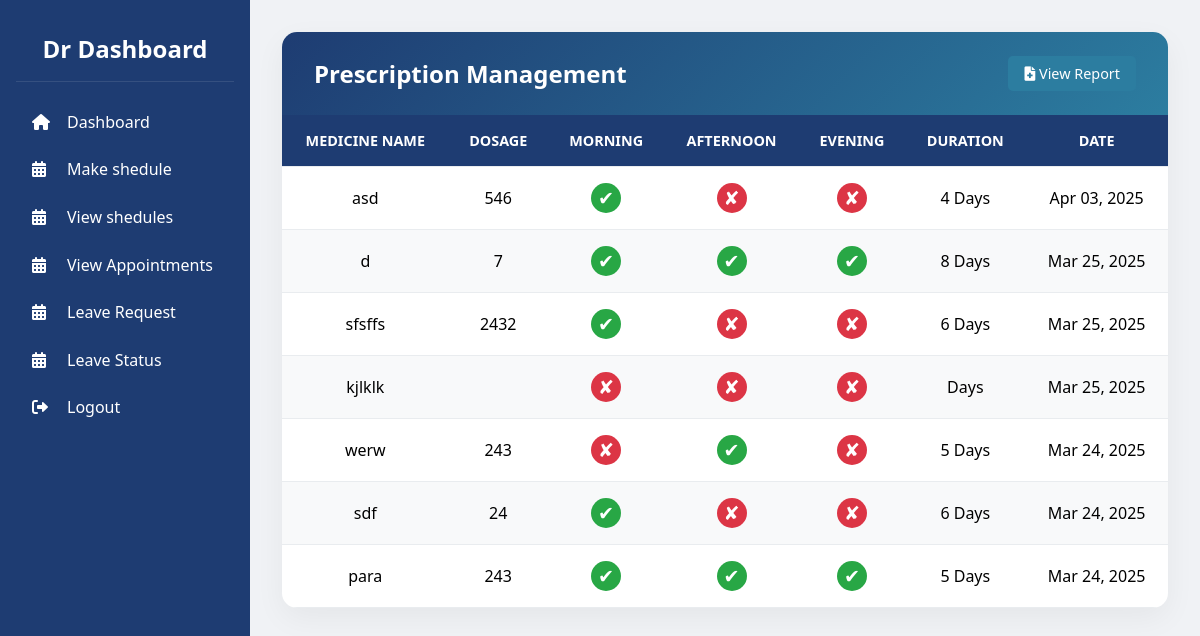
/doctor/prescription/13/, run on the app's committed database.
### doctor/models.py (models this page shows, shortened)
class Prescription(models.Model):
    shedule_id = models.ForeignKey(Sheduler, on_delete=models.CASCADE)
    userid = models.ForeignKey(user, on_delete=models.CASCADE)
    medicine_name = models.CharField(max_length=255)
    dosage = models.CharField(max_length=100)
    morning = models.BooleanField(default=False)
    afternoon = models.BooleanField(default=False)
    evening = models.BooleanField(default=False)
    duration = models.CharField(max_length=100)
    doctor_id=models.CharField(max_length=20)
    created_at = models.DateTimeField(auto_now_add=True)

### doctor/views.py (the view)
# urls.py: path('doctor/prescription/<int:userid>/', views.prescription_doctor_view, name='prescription_doctor_view'),
def prescription_doctor_view(request, userid):
    user_instance = get_object_or_404(user, id=userid)  # Get user instance correctly
    prescriptions = Prescription.objects.filter(userid=user_instance).order_by('-created_at')  # Use the instance
    return render(request, 'prescription_view.html', {
        'user': user_instance,
        'prescriptions': prescriptions
    })

### doctor/templates/prescription_view.html (shortened to what this page needs)
<!DOCTYPE html>
<html lang="en">
<head>
    <link rel="stylesheet" href="https://cdnjs.cloudflare.com/ajax/libs/font-awesome/6.0.0/css/all.min.css">
</head>
<body>
    <aside class="sidebar">
        <div class="sidebar-header">
            <h2>Dr Dashboard</h2>
        </div>
        <ul class="sidebar-menu">
            <li><a href="{% url 'doctordash' %}"><i class="fas fa-home"></i>Dashboard</a></li>
            <li><a href="{% url 'shedulerdoctor' %}"><i class="fas fa-calendar-alt"></i>Make shedule</a></li>
            <li><a href="{% url 'view_shedules' %}"><i class="fas fa-calendar-alt"></i>View shedules</a></li>
            <li><a href="{% url 'doctor_appointments' %}"><i class="fas fa-calendar-alt"></i>View Appointments</a></li>
            <li><a href="{% url 'leave' %}"><i class="fas fa-calendar-alt"></i>Leave Request</a></li>
            <li><a href="{% url 'leave_status' %}"><i class="fas fa-calendar-alt"></i>Leave Status</a></li>
            <li><a href="{% url 'logout_view' %}"><i class="fas fa-sign-out-alt"></i>Logout</a></li>
        </ul>
    </aside>
    <main class="main-content">
        <div class="prescription-container">
            <div class="prescription-header">
                <h1>Prescription Management</h1>
                <div class="action-buttons">
                    <a href="" class="btn btn-secondary">
                        <i class="fas fa-file-medical"></i> View Report
                    </a>
                </div>
            </div>
            <table class="prescription-table">
                <thead>
                    <tr>
                        <th>Medicine Name</th>
                        <th>Dosage</th>
                        <th>Morning</th>
                        <th>Afternoon</th>
                        <th>Evening</th>
                        <th>Duration</th>
                        <th>Date</th>
                    </tr>
                </thead>
                <tbody>
                    {% for prescription in prescriptions %}
                    <tr>
                        <td>{{ prescription.medicine_name }}</td>
                        <td>{{ prescription.dosage }}</td>
                        <td>
                            <span class="status-icon {% if prescription.morning %}active{% else %}inactive{% endif %}">
                                {% if prescription.morning %}✔{% else %}✘{% endif %}
                            </span>
                        </td>
                        <td>
                            <span class="status-icon {% if prescription.afternoon %}active{% else %}inactive{% endif %}">
                                {% if prescription.afternoon %}✔{% else %}✘{% endif %}
                            </span>
                        </td>
                        <td>
                            <span class="status-icon {% if prescription.evening %}active{% else %}inactive{% endif %}">
                                {% if prescription.evening %}✔{% else %}✘{% endif %}
                            </span>
                        </td>
                        <td>{{ prescription.duration }} Days</td>
                        <td>{{ prescription.created_at|date:"M d, Y" }}</td>
                    </tr>
                    {% empty %}
                    <tr>
                        <td colspan="7">No past prescriptions found.</td>
                    </tr>
                    {% endfor %}
                </tbody>
            </table>
        </div>
    </main>
</body>
</html>

### doctor/templates/prescription_view.html (style rules this page uses)
:root { --primary-color: #1e3c72; --secondary-color: #2c7da0; --background-light: #f0f2f5; --text-dark: #333; --border-radius: 10px; }
* { margin: 0; padding: 0; box-sizing: border-box; font-family: 'Segoe UI', Tahoma, Geneva, Verdana, sans-serif; }
body { display: flex; min-height: 100vh; background: var(--background-light); }
.sidebar { width: 250px; background: var(--primary-color); color: white; padding: 1rem; }
.sidebar-header { padding: 1rem; text-align: center; border-bottom: 1px solid rgba(255,255,255,0.1); margin-bottom: 1rem; }
.sidebar-menu { list-style: none; }
.sidebar-menu a { color: white; text-decoration: none; padding: 0.8rem 1rem; display: block; border-radius: 5px; transition: background 0.3s; }
.sidebar-menu i { width: 25px; margin-right: 10px; }
.main-content { flex: 1; padding: 2rem; background: var(--background-light); }
.prescription-container { background: white; border-radius: 15px; box-shadow: 0 10px 30px rgba(0, 0, 0, 0.05); overflow: hidden; }
.prescription-header { background: linear-gradient(135deg, var(--primary-color), var(--secondary-color)); color: white; padding: 1.5rem 2rem; display: flex; justify-content: space-between; align-items: center; }
.prescription-header h1 { font-size: 1.5rem; font-weight: 600; }
.prescription-table { width: 100%; border-collapse: separate; border-spacing: 0; }
.prescription-table thead { background: var(--primary-color); color: white; }
.prescription-table th, .prescription-table td { padding: 1rem; text-align: center; border-bottom: 1px solid #e9ecef; }
.prescription-table th { font-weight: 600; text-transform: uppercase; font-size: 0.9rem; }
.prescription-table tr:nth-child(even) { background-color: #f8f9fa; }
.action-buttons { display: flex; justify-content: center; gap: 0.5rem; }
.btn { display: inline-block; padding: 0.5rem 1rem; border-radius: 5px; text-decoration: none; font-size: 0.9rem; transition: all 0.3s ease; }
.btn-secondary { background-color: var(--secondary-color); color: white; }
.status-icon { font-size: 1.2em; display: inline-block; width: 30px; height: 30px; line-height: 30px; border-radius: 50%; }
.status-icon.active { background-color: #28a745; color: white; }
.status-icon.inactive { background-color: #dc3545; color: white; }

### data on the page
Prescription: medicine_name "asd", dosage "546", duration "4", created_at "Apr 03, 2025"
Prescription: medicine_name "d", dosage "7", duration "8", created_at "Mar 25, 2025"
Prescription: medicine_name "sfsffs", dosage "2432", duration "6", created_at "Mar 25, 2025"
Prescription: medicine_name "kjlklk", created_at "Mar 25, 2025"
Prescription: medicine_name "werw", dosage "243", duration "5", created_at "Mar 24, 2025"
Prescription: medicine_name "sdf", dosage "24", duration "6", created_at "Mar 24, 2025"
Prescription: medicine_name "para", dosage "243", duration "5", created_at "Mar 24, 2025"
